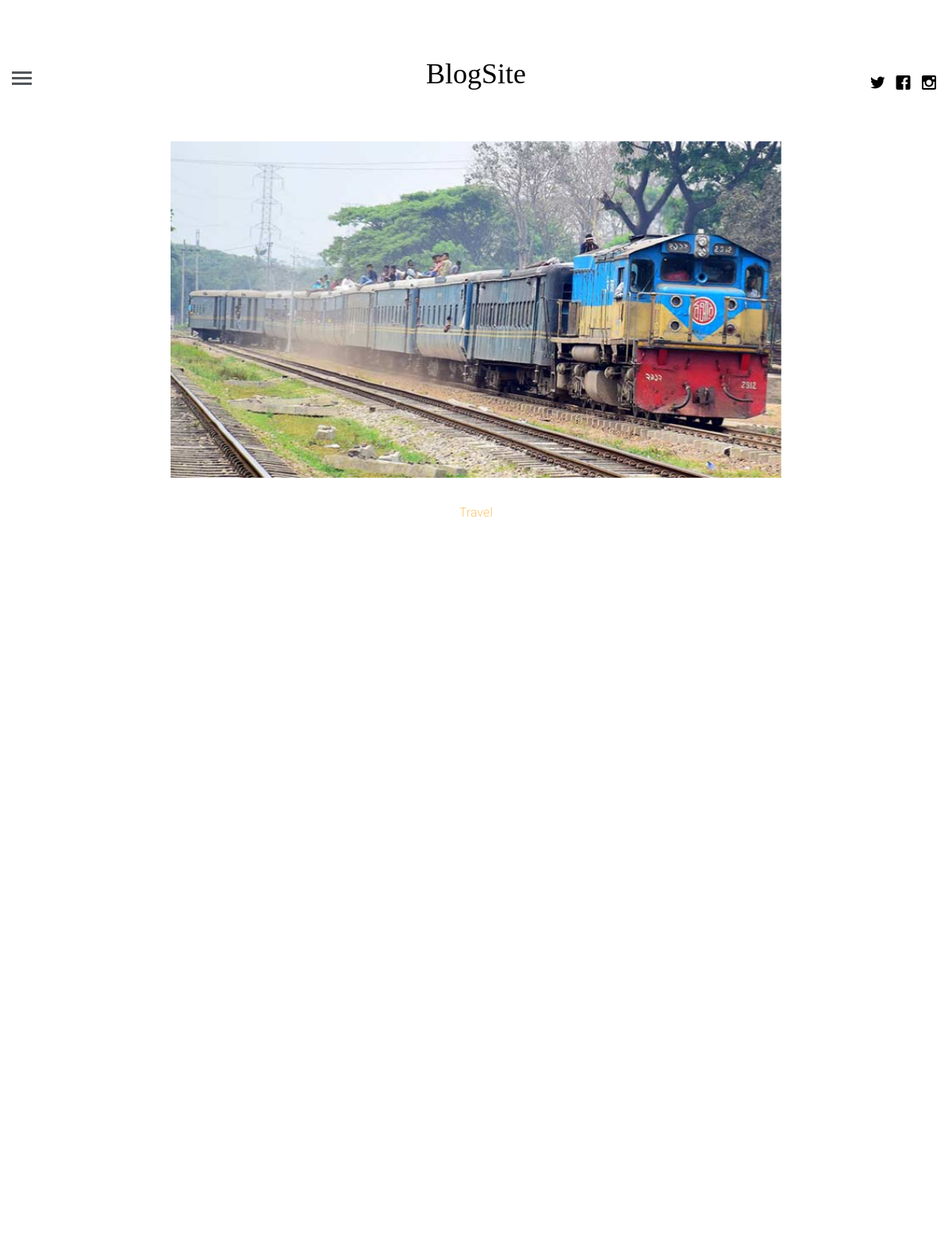
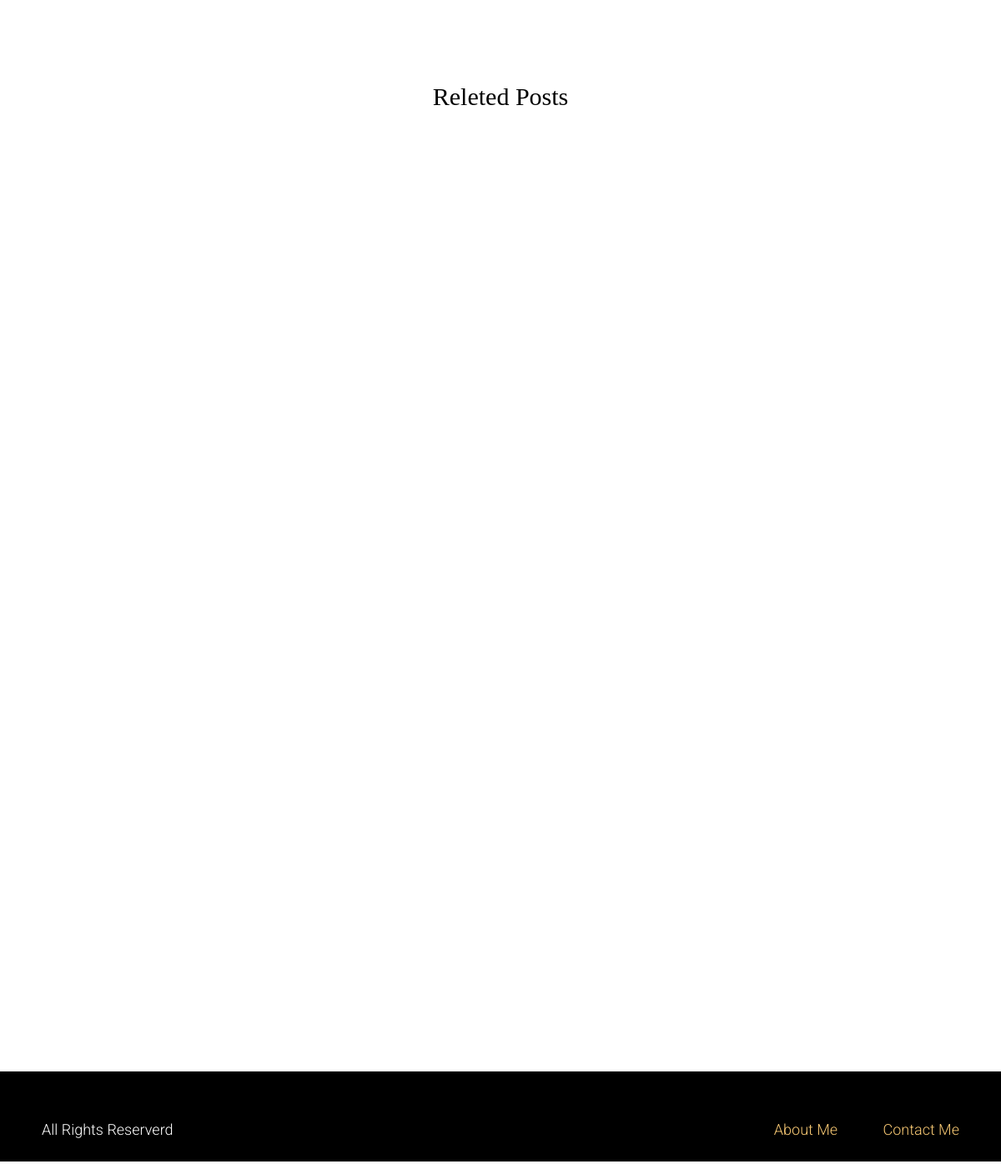
/post-detail/6, run on the app's committed database (2 pictures, top to bottom).
### blog/models.py (models this page shows, shortened)
class Post(models.Model):
    title = models.CharField(max_length=150)
    image = models.ImageField()
    category = models.ForeignKey(Post_Catetory, on_delete=models.CASCADE)
    description = RichTextField()
    author = models.ForeignKey(RegisterUser, on_delete=models.CASCADE)
    is_approve = models.BooleanField(default=True)
    posted = models.DateTimeField(auto_now_add=True)
    updated = models.DateTimeField(auto_now=True)

class Post_Catetory(models.Model):
    name = models.CharField(max_length=120)
    def __str__(self):
        return self.name

### blog/views.py (the view)
# urls.py: path('post-detail/<int:id>', views.post_detail, name='post_detail'),
def post_detail(request, id):
    post = get_object_or_404(Post, id=id)
    releted_posts = Post.objects.filter(category=post.category).exclude(id=id)[:4]
    comments = post.comments.filter(active=True)
    new_comment = None
    if request.method == 'POST':
        comment_form = CommentForm(data=request.POST)
        if comment_form.is_valid():
            new_comment = comment_form.save(commit=False)
            new_comment.post = post
            new_comment.save()
    else:
        comment_form = CommentForm()
    context = {
        'post':post,
        'comments':comments,
        'new_comment':new_comment,
        'comment_form':comment_form,
        'releted_posts':releted_posts,
    }
    template = 'post_detail.html'
    return render(request, template, context)

### templates/post_detail.html (shortened to what this page needs)
{% extends 'base.html' %}
{% block content %}
	<div class="container-fluid">
		<div class="row fh5co-post-entry single-entry">
			<article class="col-lg-8 col-lg-offset-2 col-md-8 col-md-offset-2 col-sm-8 col-sm-offset-2 col-xs-12 col-xs-offset-0">
				<figure class="animate-box">
					<img src="{{ post.image.url }}" alt="Image" class="img-responsive">
				</figure>
				<span class="fh5co-meta animate-box"><a href="{% url 'blog:post_category' name=post.category.name %}">{{ post.category }}</a></span>
				<div class="col-lg-12 col-lg-offset-0 col-md-12 col-md-offset-0 col-sm-12 col-sm-offset-0 col-xs-12 col-xs-offset-0 text-left content-article">
					<div class="row">
					</div>
				</div>
			</article>
		</div>
		<div class="row fh5co-post-entry">
			<h2 style="text-align: center; padding-bottom: 60px;">Releted Posts</h2>
		</div>
		<div class="row fh5co-post-entry">
		</div>
		<div class="row fh5co-post-entry">
		</div>
	</div>
	{% endblock content %}

### static/style.css (style rules this page uses)
html { background: #fff; }
body { font-family: "Roboto", arial, sans-serif; font-size: 18px; font-weight: 300; line-height: 1.8; color: #222; background: #fff; }
a { color: #f7c873; -webkit-transition: 0.5s; -o-transition: 0.5s; transition: 0.5s; }
h1, h2, h3, h4, h5, h6 { font-family: "Playfair Display", times, serif; color: #000; }
.fh5co-post-entry article { text-align: center; float: left; margin-bottom: 110px; padding-left: 2em; padding-right: 2em; }
@media screen and (max-width: 1200px) { .fh5co-post-entry article { margin-bottom: 80px; padding-left: 15px; padding-right: 15px; } }
.fh5co-post-entry article figure { margin-bottom: 30px; }
.fh5co-post-entry article .fh5co-meta { font-size: 16px; font-family: "Roboto", arial, sans-serif; color: #999999; margin-bottom: 20px; display: block; }
.fh5co-post-entry article .content-article { padding-top: 4em; }
.js .to-animate, .js .to-animate-2, .js .animate-box { opacity: 0; }
.img-responsive { width: 100%; }

### data on the page
Post: image (picture), category "Travel"
